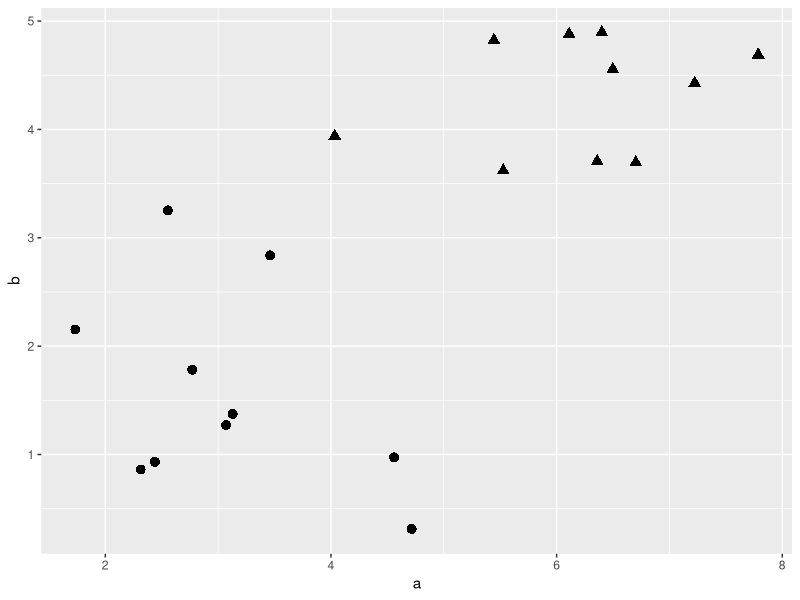
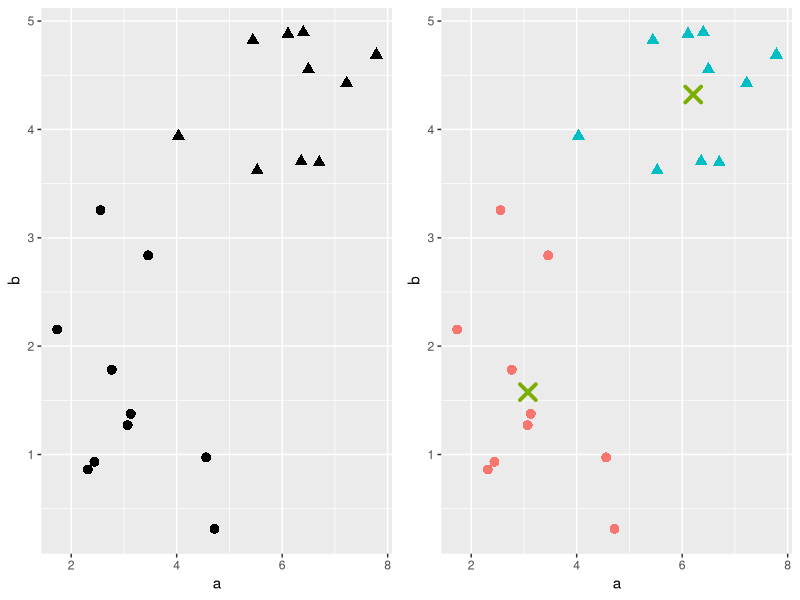
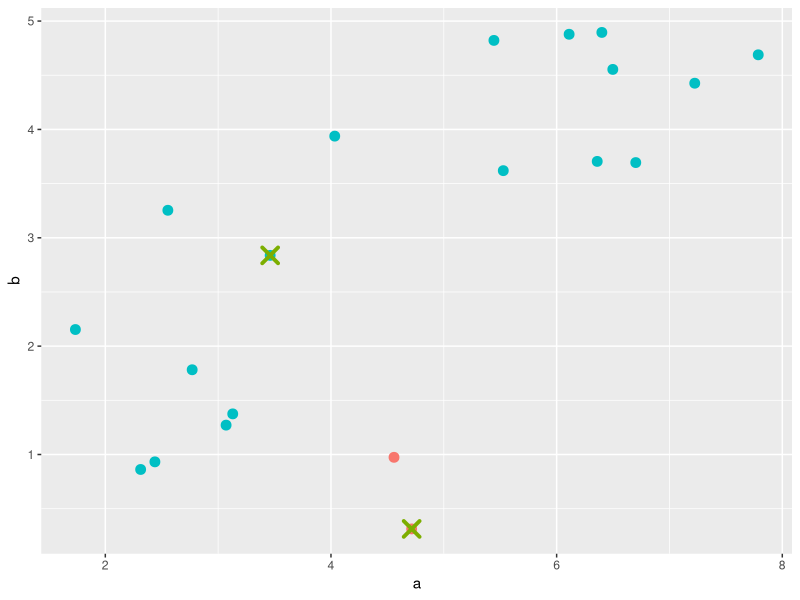

Source code (R) for these figures, in order: (Note: this script raises an error after producing the figures.)
## ---- chunk 1
knitr::opts_chunk$set(echo = FALSE, ffmpeg.format = "mp4",
                      cache = TRUE, fig.width = 10)
library(magrittr)
library(ggplot2)
library(gganimate)
library(dbscan)
library(ggforce)
library(gridExtra)
set.seed(123)
## ---- chunk 2
# simulate data
a <- c(rnorm(10, 3), rnorm(10,6))
b <- c(rnorm(10, 2), rnorm(10,4))
l <- c(rep(0,10), rep(1,10))
mat <- cbind(a,b,l) %>% as.data.frame()
rm(a,b,l)

#unclustered plot
unClust <-
      ggplot(mat,aes(x = a, y = b)) +
      geom_point(aes(shape = as.factor(l)), size = 3) +
      theme(legend.position = 'none')

unClust

## ---- chunk 3
#clustering (kmeans)
clust <- kmeans(mat[,1:2],2)
mat$lab <- clust$cluster

addClust <-
      ggplot(mat,aes(x = a, y = b, color = as.factor(lab))) +
      geom_point(aes(shape = as.factor(l)), size = 3) +
      geom_point(data = as.data.frame(clust$centers),
                 aes(x = a, y = b),
                 size = 4,
                 shape = 4,
                 stroke = 2,
                 color = "#7CAE00",
                 inherit.aes = FALSE) +
      theme(legend.position = 'none')


gridExtra::grid.arrange(unClust, addClust, ncol = 2)

## ---- chunk 4
clustList <- list()
points = 6:7
cenList <- list(mat[points,1:2])
# this should be random = sample

for (i in 1:10) {
      # base table
      clustList[[i]] <- mat[,1:2]
      
      # update centers
      if (i > 1) {
            clustList[[i]] <- rbind(clustList[[i]], centroids)
            points = 21:22
            cenList[[i]] <- centroids
      }
      
      # find the distances
      dist(clustList[[i]]) %>% 
            as.matrix -> distMat
      
      clustList[[i]]$iter <- i
      
      clustList[[i]]$lab <-
            (distMat[points[1],] - distMat[points[2],] > 0) %>%
            as.numeric()
      
      # remove centroids
      clustList[[i]] <- clustList[[i]][1:20,]
      
      # if no change of labels => break
      if (i > 1) {
            if (sum(clustList[[i]]$lab == clustList[[i - 1]]$lab) == 20) {
                  break()            
            }
      }
      
      # calculate centroids
      centroids <- aggregate(. ~ lab, clustList[[i]], mean)[,c("a","b")]
}

# rbind all list content
clustData <- do.call(rbind.data.frame, clustList)
centData <- do.call(rbind.data.frame, cenList)
centData$iter <- rep(1:4, each = 2)

# plot first iteration
ggplot(clustList[[1]], aes(x = a, y = b, color = as.factor(lab))) +
      geom_point(size = 3) +
      geom_point(data = cenList[[1]],
                 shape = 4, size = 4, stroke = 2, color = "#7CAE00") +
      theme(legend.position = 'none')
## ---- chunk 5
kMeanPlot <-
      ggplot(clustData, aes(x = a, y = b, color = as.factor(lab), frame = iter)) +
      geom_point(size = 3) +
      geom_point(data = centData, shape = 4, size = 4, stroke = 2, color = "#7CAE00") +
      theme(legend.position = 'none')

gganimate(kMeanPlot)
## ---- chunk 6
ggplot(clustList[[length(clustList)]], aes(x = a, y = b, color = as.factor(lab))) +
      geom_point(size = 3) +
      geom_point(data = cenList[[length(cenList)]],
                 shape = 4, size = 4, stroke = 2, color = "#7CAE00") +
      theme(legend.position = 'none')
## ---- chunk 7
# how many points to use?
rowsN <- 20

# distance matrix
dist(mat[1:rowsN, 1:2], diag = F) %>% 
      as.matrix() -> distMat

# largest distance to the diagonal = (item1,item1) combinations
diag(distMat) <- max(distMat) + 1

index <- order(distMat)

hclustList <- list()

for (i in 1:200) {
      hclustList[[i]] <- mat[1:rowsN,1:2]
      
      # import labels from previous iteration
      if (i == 1) {
            hclustList[[i]]$lab <- 0
      } else {
            hclustList[[i]]$lab <- hclustList[[i - 1]]$lab
      }
      
      # mark iteration
      hclustList[[i]]$iter <- i
      
      # which items are closest?
      rInd <- (index[2*i] %/% rowsN) + 1
      cInd <- index[2*i] %% rowsN
      
      # exception (if divisible, return max)
      if (cInd == 0) {
            cInd <- rowsN
      }
      
      # find labels and relabel
      preClust <- hclustList[[i]][c(rInd,cInd),"lab"] %>% unique()
      

      if (max(preClust) == 0) {
            # no previous labels
            hclustList[[i]][c(rInd,cInd),"lab"] <- i
      } else {
            # merge labels
            hclustList[[i]][c(rInd,cInd),"lab"] <- max(preClust)
            preClust <- preClust[!preClust == 0]
            hclustList[[i]][hclustList[[i]]$lab %in% preClust,"lab"] <- 
                  max(preClust)
      }
      
      # all clustered?
      unLab <-
            hclustList[[i]]$lab %>% 
            unique() %>% 
            length()
      
      if (unLab == 1) {
            break
      }
}

hclustData <- do.call(rbind.data.frame,hclustList)

ggplot(data = hclustList[[1]],
       aes(x = a, y = b, color = as.factor(lab), frame = iter)) +
      geom_point(size = 3) +
      theme(legend.position = 'none')
## ---- chunk 8
hclustPlot <-
      ggplot(data = hclustData,
             aes(x = a, y = b, color = as.factor(lab), frame = iter)) +
      geom_point(size = 3) +
      theme(legend.position = 'none')

gganimate(hclustPlot)
## ---- chunk 9
mat[,1:2] %>% 
  dist() %>% 
  hclust(method = "single") %>% 
  plot(hang = -1, main = NULL, sub = NA)
## ---- chunk 10
# arguments
eps <- 1.3
minP <- 3

# distance matrix
dist(mat[, 1:2], diag = F) %>% 
      as.matrix() -> distMat

# initialization
dbList <- list()
sphere <- list()

for (i in 1:20) {
      # first initialization
      if (i == 1) {
            dbList[[i]] <- mat[,1:2]
            dbList[[i]]$visited <- 0
            dbList[[i]]$lab <- 0
      } else {
            dbList[[i]] <- dbList[[i - 1]]
      }
      dbList[[i]]$iter <- i
      
      # remove spheres with visited points
      sphereLen <- c()
      for (j in seq_along(sphere)) {
            sphere[[j]] <- sphere[[j]][!sphere[[j]] %in% visited]
            sphereLen[j] <- length(sphere[[j]])
      }
      sphere <- sphere[sphereLen != 0]
      
      # if no previous spheres
      if (length(sphere) == 0) {
            
            # choose random unvisited point
            unVisited <- sum(dbList[[i]]$visited == 0)
            indexPoint <- sample(unVisited, 1)
            chosenPoint <-
                  dbList[[i]][dbList[[i]]$visited == 0,][indexPoint,] %>% 
                  rownames() %>% as.numeric()
            
      } else  {
            # else choose from sphere
            chosenPoint <- sphere[[1]][1]
            sphere[[1]] <- sphere[[1]][-1]
            
      }
      
      # mark point as visited
      dbList[[i]]$visited[chosenPoint] <- 1
      
      # distances to the chosen point
      distRow <- distMat[chosenPoint,]
      
      # how many points are nearby
      nPoints <- sum(distRow < eps) - 1
      
      # only if enough points nearby
      if (nPoints >= minP) {
            # create a sphere (all nearby points)
            sphere[[length(sphere) + 1]] <- which(distRow < eps)
            
            # what are the clusters of those points?
            preLabs <-
                  dbList[[i]][sphere[[length(sphere)]],]$lab
            
            # if points do not have any cluster
            if (max(preLabs) == 0) {
                  # assign them to new cluster
                  dbList[[i]][sphere[[length(sphere)]],]$lab <- i
            } else {
                  # else assign only those who are not part of any cluster
                  dbList[[i]][
                            sphere[[length(sphere)]],
                              ]$lab[
                                    which(preLabs == 0)
                                    ] <- max(preLabs)
            }
      }
      
      # update visited
      visited <- which(dbList[[i]]$visited == 1)
      
      # break if all labeled
      if (!0 %in% dbList[[i]]$lab) {
            break
      }
}

dbData <- do.call(rbind.data.frame, dbList)

visit <- dbList[[1]][dbList[[1]]$visited == 1,] %>% as.data.frame()

ggplot(dbList[[1]], aes(x = a, y = b, color = as.factor(lab))) +
      geom_point(size = 3) +
      geom_circle(data = visit,
                  aes(x0 = a, y0 = b, r = eps), inherit.aes = FALSE) +
      theme(legend.position = 'none')
## ---- chunk 11
visits <- dbData[dbData$visited == 1,]

dbPlot <- ggplot(dbData, aes(x = a, y = b, color = as.factor(lab), frame = iter)) +
      geom_point(size = 3) +
      theme(legend.position = 'none')

gganimate(dbPlot)
